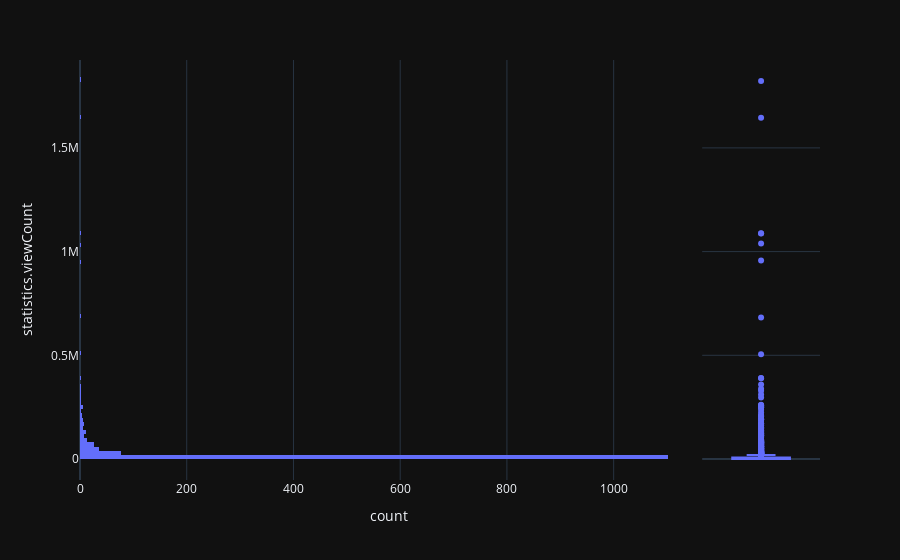

The notebook cell this image was saved under:
### Markdown cell above
## statistics.viewCount

### Code cell
# 10 График распределения statistics.viewCount
import plotly.express as px

fig = px.histogram(df_korean, y="statistics.viewCount",
                   marginal="box")
fig.show()

### Figure 1 — Plotly figure (JSON) as saved in the notebook; plotly's stock layout.template omitted (floating-point values rounded to 4 significant figures; data arrays with more than 128 entries replaced by an {"elided": "..."} marker saying what was removed)
{"data": [{"alignmentgroup": "True", "bingroup": "y", "hovertemplate": "count=%{x}<br>statistics.viewCount=%{y}<extra></extra>", "legendgroup": "", "marker": {"color": "#636efa", "pattern": {"shape": ""}}, "name": "", "offsetgroup": "", "orientation": "h", "showlegend": false, "xaxis": "x", "y": {"elided": "1315 int values"}, "yaxis": "y", "type": "histogram"}, {"alignmentgroup": "True", "hovertemplate": "statistics.viewCount=%{y}<extra></extra>", "legendgroup": "", "marker": {"color": "#636efa"}, "name": "", "notched": true, "offsetgroup": "", "showlegend": false, "xaxis": "x2", "y": {"elided": "1315 int values"}, "yaxis": "y2", "type": "box"}], "layout": {"xaxis": {"anchor": "y", "domain": [0.0, 0.8358], "title": {"text": "count"}}, "yaxis": {"anchor": "x", "domain": [0.0, 1.0], "title": {"text": "statistics.viewCount"}}, "xaxis2": {"anchor": "y2", "domain": [0.8408, 1.0], "matches": "x2", "showticklabels": false, "showline": false, "ticks": "", "showgrid": false}, "yaxis2": {"anchor": "x2", "domain": [0.0, 1.0], "matches": "y", "showticklabels": false, "showgrid": true}, "legend": {"tracegroupgap": 0}, "margin": {"t": 60}, "barmode": "relative"}}
